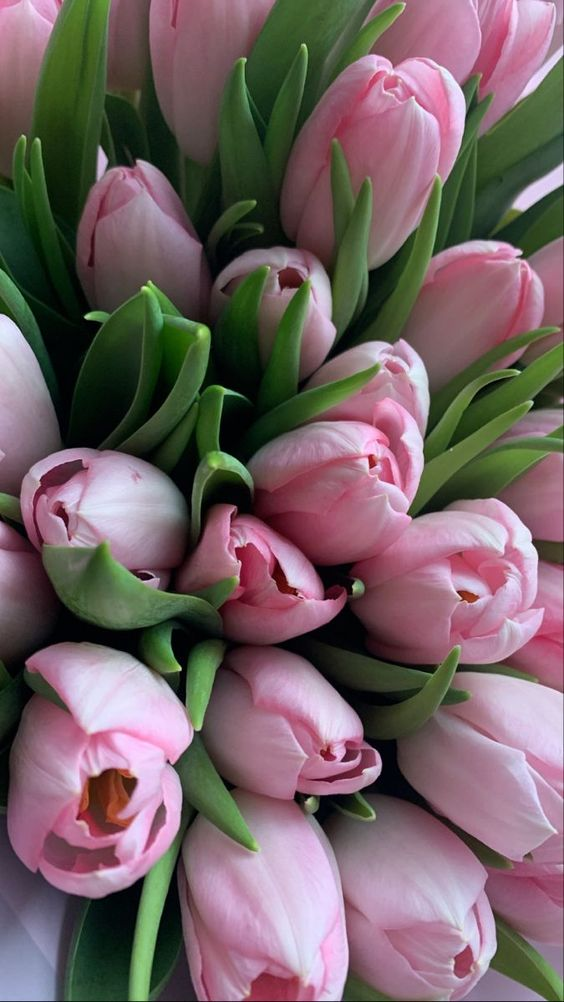
#> input picture 1.jpg, 564 x 1002 px, given in place of logo1.png, which was not available
$ python nn4.py
#> lines starting #> are read from the running program, lines starting #| are printed output that depends on the picture; after the words box and inside, x2 and y2 are one past the last pixel; in counts of white or black regions, pixels touching at a corner belong together; pictures that were not available may be replaced by others from this repository, and a replacement may not be noted
from PIL import Image, ImageFilter

def watermark(a,b):

#> called with a = 'logo1.png', b = 'pejaz.jpg'
    img1 = Image.open(a).convert("RGBA")
    img2 = Image.open(b).convert("RGBA")
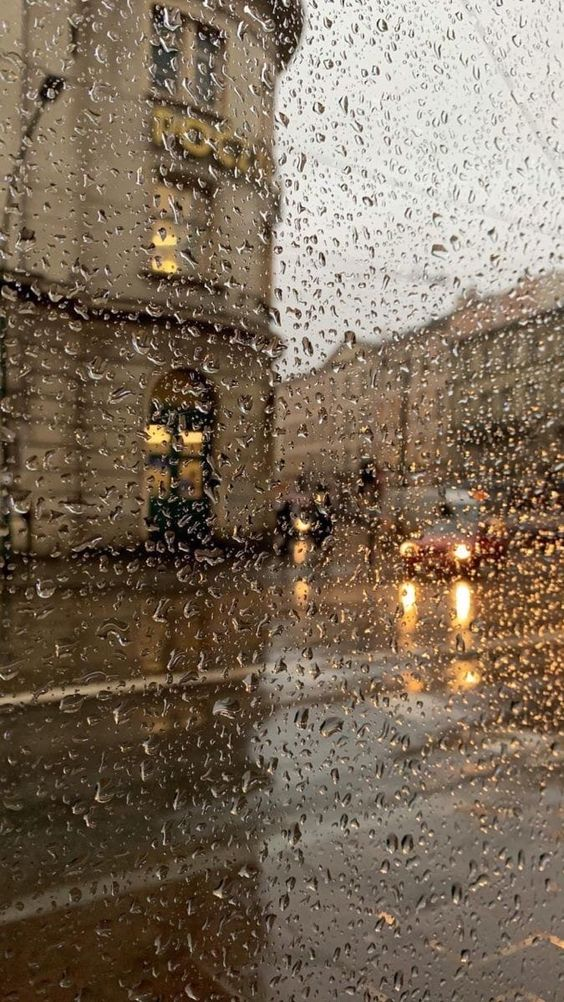
#> input picture pejaz.jpg, 564 x 1002 px
    img1 = img1.convert("L")
#> img1: PIL image 564x1002 L
    threshold = 50
    img1 = img1.point(lambda x: 255 if x > threshold else 0)
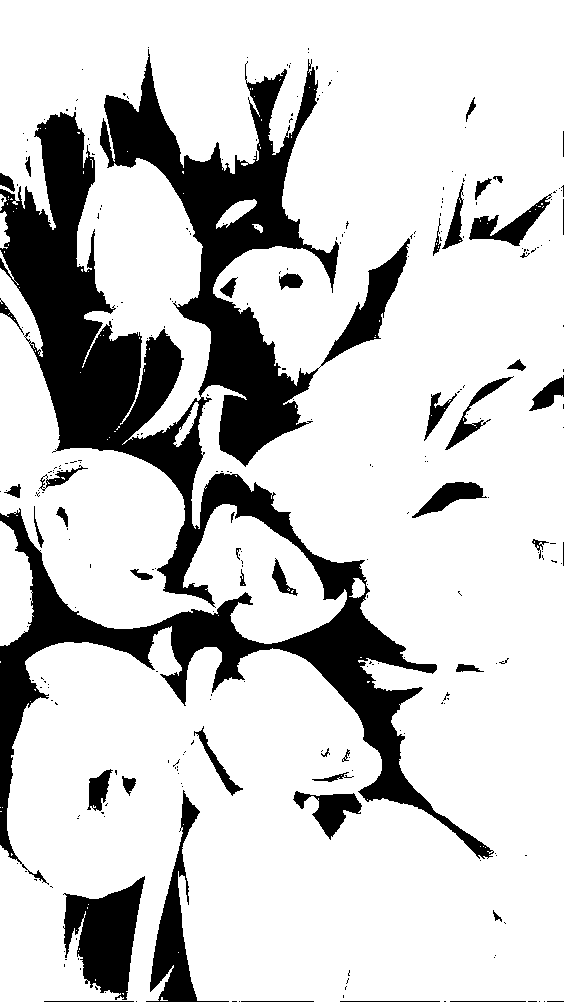
#> img1: PIL image 564x1002 L; 79.8% white; 285 black regions (239 under 20 px), largest, box (x1, y1, x2, y2) and area: (0, 49, 494, 885) 92944, (63, 876, 145, 1000) 5840, (146, 790, 229, 1002) 3989
    img1 = img1.resize((img1.width//6, img1.height//6))
#> img1: PIL image 94x167 L
    img1 = img1.filter(ImageFilter.CONTOUR)
    img1 = img1.point(lambda x: 0 if x == 255 else 255)
#> img1: PIL image 94x167 L; 17.9% white in thin lines or dots
    img2.paste(img1, (img2.width//30, img2.height//10), img1)
    img2.show()

watermark("logo1.png","pejaz.jpg")
watermark("logo4.png","original.jpg")
#> call 2 of watermark, with a = 'logo4.png', b = 'original.jpg'
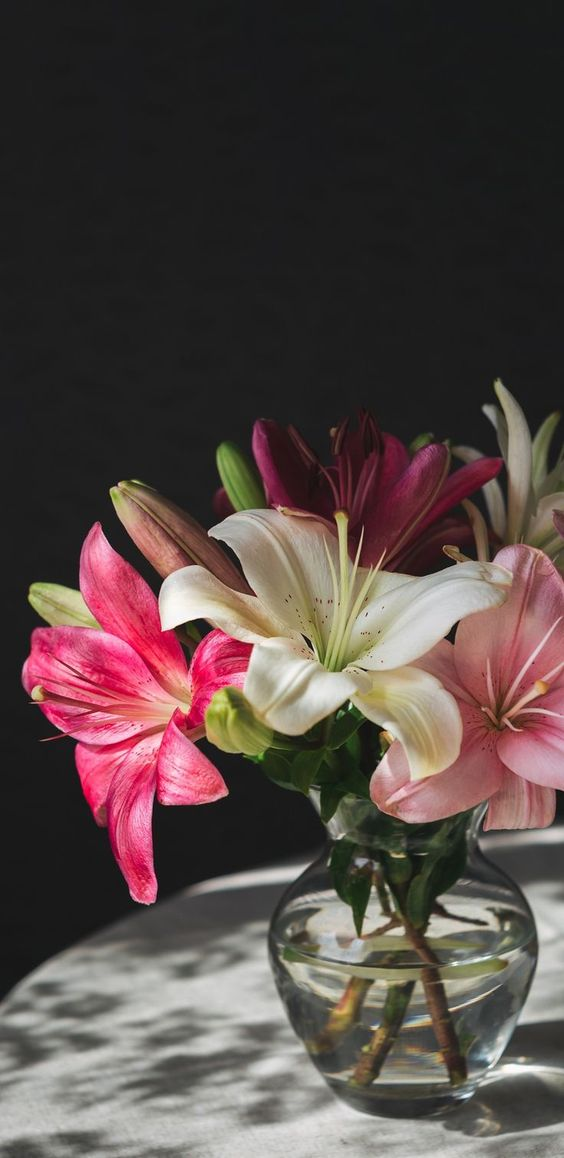
#> input picture 2.jpg, 564 x 1158 px, given in place of logo4.png, which was not available
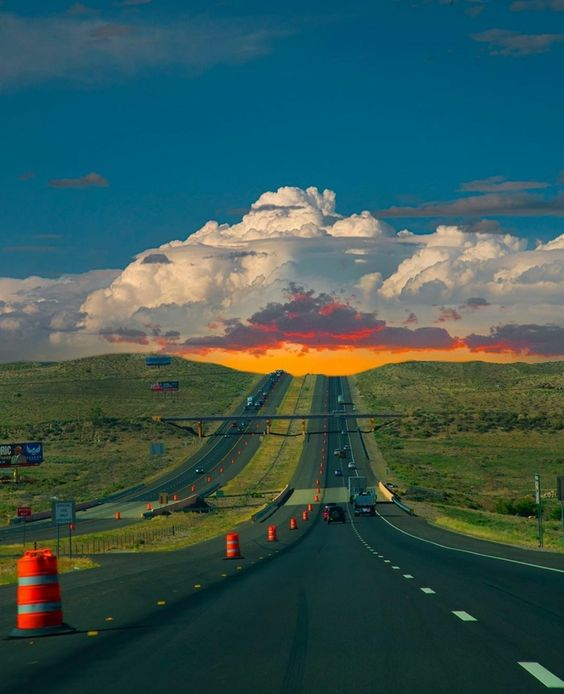
#> input picture original.jpg, 564 x 694 px
#> in watermark (call 2), `img1 = img1.point(lambda x: 255 if x > threshold else 0)`: img1: PIL image 564x1158 L; 45.9% white; 87 white regions (69 under 20 px), largest, box (x1, y1, x2, y2) and area: (0, 377, 564, 1158) 297109, (407, 864, 433, 911) 483, (272, 777, 326, 817) 479
#> in watermark (call 2), `img1 = img1.resize((img1.width//6, img1.height//6))`:
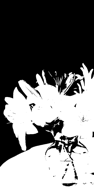
#> img1: PIL image 94x193 L; min 0, max 255, mean 117
#> in watermark (call 2), `img1 = img1.filter(ImageFilter.CONTOUR)`:
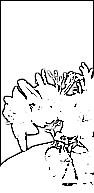
#> img1: PIL image 94x193 L; min 0, max 255, mean 231.8
#> in watermark (call 2), `img1 = img1.point(lambda x: 0 if x == 255 else 255)`:
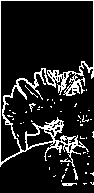
#> img1: PIL image 94x193 L; 12.5% white in thin lines or dots
